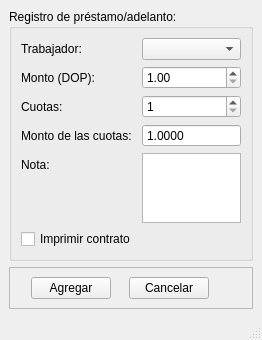
<?xml version="1.0" encoding="UTF-8"?>
<ui version="4.0">
 <class>MainWindow</class>
 <widget class="QMainWindow" name="MainWindow">
  <property name="geometry">
   <rect>
    <x>0</x>
    <y>0</y>
    <width>262</width>
    <height>304</height>
   </rect>
  </property>
  <property name="windowTitle">
   <string>Registro de préstamo/adelanto</string>
  </property>
  <widget class="QWidget" name="centralwidget">
   <layout class="QVBoxLayout" name="verticalLayout_2">
    <item>
     <widget class="QGroupBox" name="groupBox">
      <property name="title">
       <string>Registro de préstamo/adelanto:</string>
      </property>
      <layout class="QVBoxLayout" name="verticalLayout">
       <item>
        <layout class="QFormLayout" name="formLayout">
         <item row="0" column="0">
          <widget class="QLabel" name="label">
           <property name="text">
            <string>Trabajador:</string>
           </property>
          </widget>
         </item>
         <item row="0" column="1">
          <widget class="QComboBox" name="trabajador">
           <property name="toolTip">
            <string>&lt;html&gt;&lt;head/&gt;&lt;body&gt;&lt;p&gt;Seleccione de este listado al trabajador que le quiera registrar el préstamo o adelanto.&lt;/p&gt;&lt;/body&gt;&lt;/html&gt;</string>
           </property>
          </widget>
         </item>
         <item row="1" column="0">
          <widget class="QLabel" name="label_2">
           <property name="text">
            <string>Monto (DOP):</string>
           </property>
          </widget>
         </item>
         <item row="1" column="1">
          <widget class="QDoubleSpinBox" name="monto">
           <property name="toolTip">
            <string>&lt;html&gt;&lt;head/&gt;&lt;body&gt;&lt;p&gt;Ingrese el monto, en pesos, del préstamo o adelanto.&lt;/p&gt;&lt;/body&gt;&lt;/html&gt;</string>
           </property>
           <property name="minimum">
            <double>1.000000000000000</double>
           </property>
           <property name="maximum">
            <double>999999.989999999990687</double>
           </property>
          </widget>
         </item>
         <item row="2" column="0">
          <widget class="QLabel" name="label_3">
           <property name="text">
            <string>Cuotas:</string>
           </property>
          </widget>
         </item>
         <item row="2" column="1">
          <widget class="QSpinBox" name="cuotas">
           <property name="toolTip">
            <string>&lt;html&gt;&lt;head/&gt;&lt;body&gt;&lt;p&gt;Cantidad de quincenas para que el trabajador pague el préstamo.&lt;/p&gt;&lt;/body&gt;&lt;/html&gt;</string>
           </property>
           <property name="minimum">
            <number>1</number>
           </property>
           <property name="maximum">
            <number>48</number>
           </property>
          </widget>
         </item>
         <item row="3" column="0">
          <widget class="QLabel" name="label_4">
           <property name="text">
            <string>Monto de las cuotas:</string>
           </property>
          </widget>
         </item>
         <item row="3" column="1">
          <widget class="QDoubleSpinBox" name="monto_cuotas">
           <property name="toolTip">
            <string>&lt;html&gt;&lt;head/&gt;&lt;body&gt;&lt;p&gt;Monto a descontar a cada trabajador por quincena, es el resultado de dividir el monto del préstamo entre el número de quincenas del crédito.&lt;/p&gt;&lt;/body&gt;&lt;/html&gt;</string>
           </property>
           <property name="readOnly">
            <bool>true</bool>
           </property>
           <property name="buttonSymbols">
            <enum>QAbstractSpinBox::NoButtons</enum>
           </property>
           <property name="decimals">
            <number>4</number>
           </property>
           <property name="maximum">
            <double>99999999.989999994635582</double>
           </property>
           <property name="value">
            <double>1.000000000000000</double>
           </property>
          </widget>
         </item>
         <item row="4" column="0">
          <widget class="QLabel" name="label_6">
           <property name="text">
            <string>Nota:</string>
           </property>
          </widget>
         </item>
         <item row="4" column="1">
          <widget class="QPlainTextEdit" name="nota">
           <property name="sizePolicy">
            <sizepolicy hsizetype="Expanding" vsizetype="Expanding">
             <horstretch>0</horstretch>
             <verstretch>0</verstretch>
            </sizepolicy>
           </property>
           <property name="toolTip">
            <string>&lt;html&gt;&lt;head/&gt;&lt;body&gt;&lt;p&gt;Es obligartorio para agregar el préstamo que realice una nota.&lt;/p&gt;&lt;/body&gt;&lt;/html&gt;</string>
           </property>
          </widget>
         </item>
         <item row="5" column="0">
          <widget class="QCheckBox" name="imprimir">
           <property name="text">
            <string>Imprimir contrato</string>
           </property>
          </widget>
         </item>
        </layout>
       </item>
      </layout>
     </widget>
    </item>
    <item>
     <widget class="QFrame" name="frame">
      <property name="frameShape">
       <enum>QFrame::StyledPanel</enum>
      </property>
      <property name="frameShadow">
       <enum>QFrame::Raised</enum>
      </property>
      <layout class="QHBoxLayout" name="horizontalLayout">
       <item>
        <spacer name="horizontalSpacer">
         <property name="orientation">
          <enum>Qt::Horizontal</enum>
         </property>
         <property name="sizeHint" stdset="0">
          <size>
           <width>17</width>
           <height>20</height>
          </size>
         </property>
        </spacer>
       </item>
       <item>
        <widget class="QPushButton" name="agregar">
         <property name="toolTip">
          <string>&lt;html&gt;&lt;head/&gt;&lt;body&gt;&lt;p&gt;Presione este botón para agregar la variación. Este botón sólo se activa si el calculo de horas extras es diferente de cero y si agregó una nota.&lt;/p&gt;&lt;/body&gt;&lt;/html&gt;</string>
         </property>
         <property name="text">
          <string>Agregar</string>
         </property>
        </widget>
       </item>
       <item>
        <spacer name="horizontalSpacer_2">
         <property name="orientation">
          <enum>Qt::Horizontal</enum>
         </property>
         <property name="sizeHint" stdset="0">
          <size>
           <width>16</width>
           <height>20</height>
          </size>
         </property>
        </spacer>
       </item>
       <item>
        <widget class="QPushButton" name="cancelar">
         <property name="toolTip">
          <string>&lt;html&gt;&lt;head/&gt;&lt;body&gt;&lt;p&gt;Este botón cierra la pantalla actual.&lt;/p&gt;&lt;/body&gt;&lt;/html&gt;</string>
         </property>
         <property name="text">
          <string>Cancelar</string>
         </property>
        </widget>
       </item>
       <item>
        <spacer name="horizontalSpacer_3">
         <property name="orientation">
          <enum>Qt::Horizontal</enum>
         </property>
         <property name="sizeHint" stdset="0">
          <size>
           <width>39</width>
           <height>20</height>
          </size>
         </property>
        </spacer>
       </item>
      </layout>
     </widget>
    </item>
   </layout>
  </widget>
  <widget class="QMenuBar" name="menubar">
   <property name="geometry">
    <rect>
     <x>0</x>
     <y>0</y>
     <width>262</width>
     <height>18</height>
    </rect>
   </property>
  </widget>
  <widget class="QStatusBar" name="statusbar"/>
 </widget>
 <resources/>
 <connections/>
</ui>
